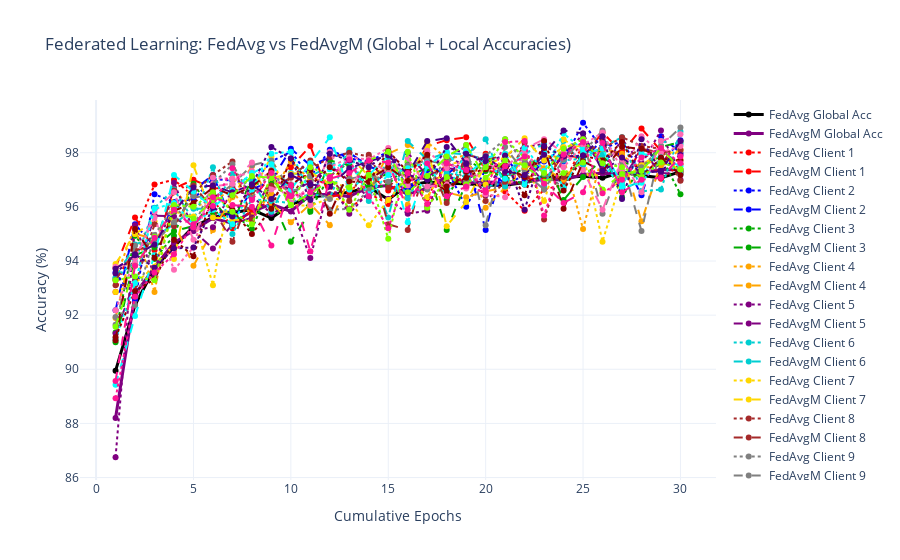

Here is the notebook cell this chart was saved with:
### Code cell
# === Plotly Visualization ===
fig = go.Figure()

# Global Accuracies
fig.add_trace(go.Scatter(
    x=epochs_history, y=fedavg_accs,
    mode="lines+markers", name="FedAvg Global Acc", line=dict(color="black", width=3)
))
fig.add_trace(go.Scatter(
    x=epochs_history, y=fedavgM_accs,
    mode="lines+markers", name="FedAvgM Global Acc", line=dict(color="purple", width=3)
))

# Local Clients Accuracies
colors = [
    "#FF0000",  # Red
    "#0000FF",  # Blue
    "#00AA00",  # Green
    "#FFA500",  # Orange
    "#800080",  # Purple
    "#00CED1",  # Dark Turquoise
    "#FFD700",  # Gold
    "#A52A2A",  # Brown
    "#808080",  # Gray
    "#FF69B4",  # Hot Pink
    "#00FFFF",  # Cyan
    "#8B0000",  # Dark Red
    "#4B0082",  # Indigo
    "#7FFF00",  # Chartreuse
    "#FF1493",  # Deep Pink
    "#2E8B57",  # Sea Green
    "#D2691E",  # Chocolate
    "#1E90FF",  # Dodger Blue
    "#F0E68C",  # Khaki
    "#FF4500"   # Orange Red
]


for c in range(num_clients):
    fig.add_trace(go.Scatter(
        x=epochs_history, y=local_accs_fedavg[c],
        mode="lines+markers", name=f"FedAvg Client {c+1}", line=dict(color=colors[c], dash="dot")
    ))
    fig.add_trace(go.Scatter(
        x=epochs_history, y=local_accs_fedavgM[c],
        mode="lines+markers", name=f"FedAvgM Client {c+1}", line=dict(color=colors[c], dash="dash")
    ))



fig.update_layout(
    title="Federated Learning: FedAvg vs FedAvgM (Global + Local Accuracies)",
    xaxis_title="Cumulative Epochs",
    yaxis_title="Accuracy (%)",
    template="plotly_white"
)
fig.show()
